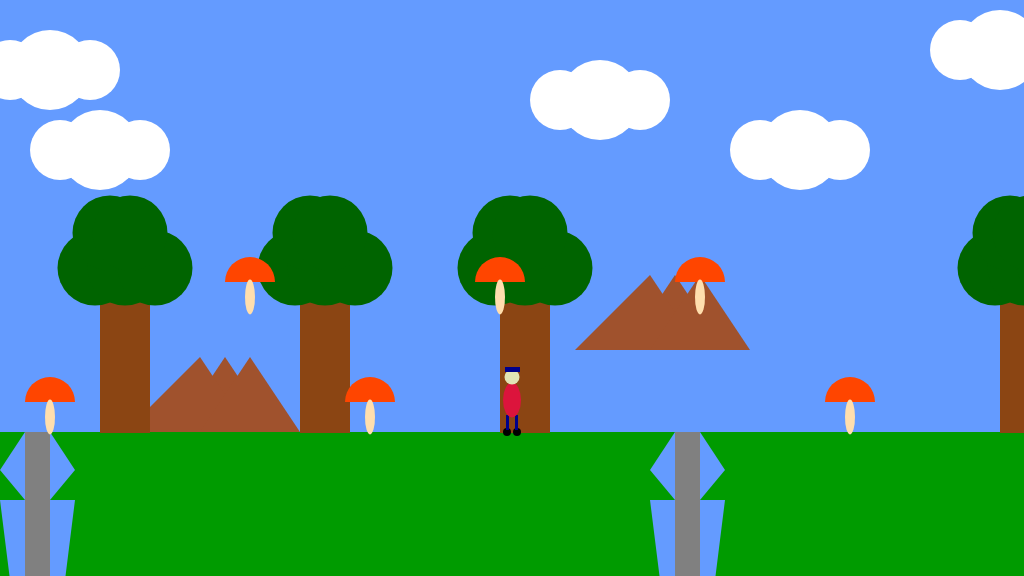
Frame 1 (no input)
Frame 60 (no input): identical to frame 1, image omitted
Frame 120 (the mouse pressed at the canvas centre since frame 60): identical to frame 1, image omitted

The p5.js sketch that drew this single still picture (run headless with seeded random() and noise() and a simulated clock; from frame 60 on, the mouse is pressed at the canvas centre):

// p5.js sketch
// ── sketch.js
/*

The Game Project 4 - Side scrolling

Week 6

*/

var gameChar_x;
var gameChar_y;
var floorPos_y;
var isLeft;
var isRight;
var scrollPos;

var clouds;
var mountains;
var trees_x;
var canyons;
var collectables;

function setup()
{
	createCanvas(1024, 576);
	floorPos_y = height * 3/4;
	gameChar_x = width/2;
	gameChar_y = floorPos_y;

	// Boolean variables to control the movement of the game character.
	isLeft = false;
	isRight = false;

	// Variable to control the background scrolling.
	scrollPos = 0;

	// Initialise arrays of scenery objects.
    trees_x = [-650, -350, -150, 100, 300, 500, 1000, 1300, 1500, 2000, 2500];
    treePos_y = height/2;
    
    clouds = [{x_pos: -300, y_pos: 100, size: 80},
              {x_pos: -100, y_pos: 50, size: 80},
              {x_pos: 50, y_pos: 70, size: 80},
              {x_pos: 100, y_pos: 150, size: 80}, 
              {x_pos: 600, y_pos: 100, size: 80}, 
              {x_pos: 800, y_pos: 150, size: 80},
              {x_pos: 1000, y_pos: 50, size: 80},
              {x_pos: 1300, y_pos: 50, size: 80},
              {x_pos: 1500, y_pos: 100, size: 80},
              {x_pos: 1700, y_pos: 100, size: 80},
              {x_pos: 2000, y_pos: 50, size: 80},
              {x_pos: 2300, y_pos: 150, size: 80},
              {x_pos: 2700, y_pos: 100, size: 80}];
    
    mountains = [{x_pos: -500, y_pos: floorPos_y}, {x_pos: 200, y_pos: floorPos_y}, {x_pos: 650, y_pos: 350}, {x_pos: 1800, y_pos: floorPos_y}, {x_pos: 2200, y_pos: floorPos_y}, {x_pos: 2300, y_pos: 350}];
    
    canyons = [{x_pos:0, width: 100}, {x_pos:650, width: 100}];
    
    collectables = [{x_pos: 50, y_pos: floorPos_y-30, size: 50}, {x_pos: 250, y_pos: floorPos_y-150, size: 50}, {x_pos: 370, y_pos: floorPos_y-30, size: 50}, {x_pos: 500, y_pos: floorPos_y-150, size: 50}, {x_pos: 700, y_pos: floorPos_y-150, size: 50}, {x_pos: 850, y_pos: floorPos_y-30, size: 50}];
}

function draw()
{
	background(100, 155, 255); // fill the sky blue

	noStroke();
	fill(0, 155, 0);
	rect(0, floorPos_y, width, height/4); // draw some green ground

    push();
    translate(scrollPos,0);
    
	// Draw clouds.
    for(var i=0; i<clouds.length; i++){
    fill(255,255,255);
    ellipse(clouds[i].x_pos, clouds[i].y_pos, clouds[i].size, clouds[i].size);
    ellipse(clouds[i].x_pos-40, clouds[i].y_pos, clouds[i].size-20, clouds[i].size-20);
    ellipse(clouds[i].x_pos+40, clouds[i].y_pos, clouds[i].size-20, clouds[i].size-20);
    }

	// Draw mountains.
    for(var i=0; i<mountains.length; i++){
    fill(160,82,45);
    triangle(mountains[i].x_pos-25, mountains[i].y_pos, mountains[i].x_pos+75, mountains[i].y_pos, mountains[i].x_pos+25, mountains[i].y_pos-75);
    triangle(mountains[i].x_pos-75, mountains[i].y_pos, mountains[i].x_pos+50, mountains[i].y_pos, mountains[i].x_pos, mountains[i].y_pos-75);
    triangle(mountains[i].x_pos, mountains[i].y_pos, mountains[i].x_pos+100, mountains[i].y_pos, mountains[i].x_pos+50, mountains[i].y_pos-75);
    }
    
	// Draw trees.
    for(var i=0; i<trees_x.length; i++){ 
    fill(139,69,19);
    rect(trees_x[i], treePos_y, 50, 145);
    fill(0, 100, 0);
    ellipse(trees_x[i]-5, treePos_y-20, 75, 75);
    ellipse(trees_x[i]+25, treePos_y-20, 75, 75);
    ellipse(trees_x[i]+55, treePos_y-20, 75, 75);
    ellipse(trees_x[i]+10, treePos_y-55, 75, 75);
    ellipse(trees_x[i]+30, treePos_y-55, 75, 75);
    }
    
    pop();

	// Draw canyons
    for(var i=0; i<canyons.length; i++){
    fill(100, 155, 255);
    triangle(canyons[i].x_pos+25,canyons[i].width+332,canyons[i].x_pos,canyons[i].width+370,canyons[i].x_pos+25,canyons[i].width+400);
    triangle(canyons[i].x_pos+50,canyons[i].width+332,canyons[i].x_pos+75,canyons[i].width+370,canyons[i].x_pos+50,canyons[i].width+400);
    triangle(canyons[i].x_pos+50,canyons[i].width+400,canyons[i].x_pos+75,canyons[i].width+400,canyons[i].x_pos+50,canyons[i].width+600);
    triangle(canyons[i].x_pos+25,canyons[i].width+400,canyons[i].x_pos,canyons[i].width+400,canyons[i].x_pos+25,canyons[i].width+600);
    fill(128,128,128);
    rect(canyons[i].x_pos+25,432,25,200);
    }
    
	// Draw collectables items
    for(var i=0; i<collectables.length; i++){
    fill(255,69,0);
    arc(collectables[i].x_pos, collectables[i].y_pos, collectables[i].size, collectables[i].size, PI, TWO_PI, CHORD);
    fill(255,222,173);
    ellipse(collectables[i].x_pos, collectables[i].y_pos+15, collectables[i].size-40, collectables[i].size-15);
    }
    
    pop();
	// Draw the game character - this must be last
    //feet
    fill(0);
    ellipse(gameChar_x-5, gameChar_y, 8, 8);
    ellipse(gameChar_x+5, gameChar_y, 8, 8);
    
    //legs
    fill(0,0,139);
    rect(gameChar_x-6, gameChar_y-17, 3, 15);
    rect(gameChar_x+3, gameChar_y-17, 3, 15);
    
    //body
    fill(220,20,60);
    ellipse(gameChar_x, gameChar_y-32, 18, 35);
    
    //face
    fill(225,228,181);
    ellipse(gameChar_x, gameChar_y-55, 15, 15);
    
    //hat
    fill(0,0,139);
    rect(gameChar_x-7, gameChar_y-65, 15, 5);
    
    pop();

	//////// Game character logic ///////
	// Logic to move

	if(isLeft)
	{
		if(gameChar_x > width * 0.2)
		{
			gameChar_x -= 5;
		}
		else
		{
			scrollPos += 5;
		}
	}

	if(isRight)
	{
		if(gameChar_x < width * 0.8)
		{
			gameChar_x  += 5;
		}
		else
		{
			scrollPos -= 5; // negative for moving against the background
		}

	}
}

function keyPressed()
{

	if(key == 'A' || keyCode == 37)
	{
		isLeft = true;
	}

	if(key == 'D' || keyCode == 39)
	{
		isRight = true;
	}

}

function keyReleased()
{
	if(key == 'A' || keyCode == 37)
	{
		isLeft = false;
	}

	if(key == 'D' || keyCode == 39)
	{
		isRight = false;
	}
}
